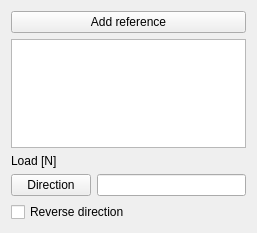
<?xml version="1.0" encoding="UTF-8"?>
<ui version="4.0">
 <class>TaskFemConstraintForce</class>
 <widget class="QWidget" name="TaskFemConstraintForce">
  <property name="geometry">
   <rect>
    <x>0</x>
    <y>0</y>
    <width>257</width>
    <height>233</height>
   </rect>
  </property>
  <property name="windowTitle">
   <string>Form</string>
  </property>
  <layout class="QVBoxLayout" name="verticalLayout">
   <item>
    <widget class="QPushButton" name="buttonReference">
     <property name="text">
      <string>Add reference</string>
     </property>
    </widget>
   </item>
   <item>
    <widget class="QListWidget" name="listReferences"/>
   </item>
   <item>
    <layout class="QHBoxLayout" name="layoutForce">
     <item>
      <widget class="QLabel" name="labelForce">
       <property name="text">
        <string>Load [N]</string>
       </property>
      </widget>
     </item>
     <item>
      <widget class="Gui::QuantitySpinBox" name="spinForce">
       <property name="value">
        <double>500.000000000000000</double>
       </property>
      </widget>
     </item>
    </layout>
   </item>
   <item>
    <layout class="QHBoxLayout" name="layoutDirection">
     <item>
      <widget class="QPushButton" name="buttonDirection">
       <property name="text">
        <string>Direction</string>
       </property>
      </widget>
     </item>
     <item>
      <widget class="QLineEdit" name="lineDirection"/>
     </item>
    </layout>
   </item>
   <item>
    <widget class="QCheckBox" name="checkReverse">
     <property name="text">
      <string>Reverse direction</string>
     </property>
    </widget>
   </item>
   <item>
    <spacer name="verticalSpacer">
     <property name="orientation">
      <enum>Qt::Vertical</enum>
     </property>
     <property name="sizeHint" stdset="0">
      <size>
       <width>17</width>
       <height>56</height>
      </size>
     </property>
    </spacer>
   </item>
  </layout>
 </widget>
 <customwidgets>
  <customwidget>
   <class>Gui::QuantitySpinBox</class>
   <extends>QWidget</extends>
   <header>Gui/QuantitySpinBox.h</header>
  </customwidget>
 </customwidgets>
 <resources/>
 <connections/>
</ui>
